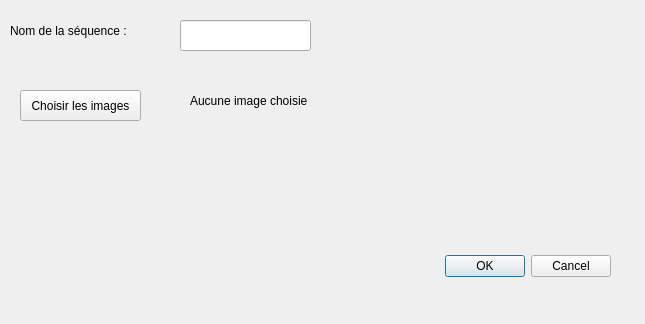
<?xml version="1.0" encoding="UTF-8"?>
<ui version="4.0">
 <class>NewSequence</class>
 <widget class="QDialog" name="NewSequence">
  <property name="geometry">
   <rect>
    <x>0</x>
    <y>0</y>
    <width>645</width>
    <height>324</height>
   </rect>
  </property>
  <property name="windowTitle">
   <string>Dialog</string>
  </property>
  <widget class="QDialogButtonBox" name="buttonBox">
   <property name="geometry">
    <rect>
     <x>270</x>
     <y>250</y>
     <width>341</width>
     <height>32</height>
    </rect>
   </property>
   <property name="orientation">
    <enum>Qt::Horizontal</enum>
   </property>
   <property name="standardButtons">
    <set>QDialogButtonBox::Cancel|QDialogButtonBox::Ok</set>
   </property>
  </widget>
  <widget class="QLabel" name="label">
   <property name="geometry">
    <rect>
     <x>10</x>
     <y>20</y>
     <width>151</width>
     <height>21</height>
    </rect>
   </property>
   <property name="text">
    <string>Nom de la séquence :</string>
   </property>
  </widget>
  <widget class="QPushButton" name="pushButton">
   <property name="geometry">
    <rect>
     <x>20</x>
     <y>90</y>
     <width>121</width>
     <height>31</height>
    </rect>
   </property>
   <property name="text">
    <string>Choisir les images</string>
   </property>
  </widget>
  <widget class="QLabel" name="label_2">
   <property name="geometry">
    <rect>
     <x>190</x>
     <y>90</y>
     <width>161</width>
     <height>21</height>
    </rect>
   </property>
   <property name="text">
    <string>Aucune image choisie</string>
   </property>
  </widget>
  <widget class="QLineEdit" name="lineEdit">
   <property name="geometry">
    <rect>
     <x>180</x>
     <y>20</y>
     <width>131</width>
     <height>31</height>
    </rect>
   </property>
  </widget>
 </widget>
 <resources/>
 <connections>
  <connection>
   <sender>buttonBox</sender>
   <signal>accepted()</signal>
   <receiver>NewSequence</receiver>
   <slot>accept()</slot>
   <hints>
    <hint type="sourcelabel">
     <x>248</x>
     <y>254</y>
    </hint>
    <hint type="destinationlabel">
     <x>157</x>
     <y>274</y>
    </hint>
   </hints>
  </connection>
  <connection>
   <sender>buttonBox</sender>
   <signal>rejected()</signal>
   <receiver>NewSequence</receiver>
   <slot>reject()</slot>
   <hints>
    <hint type="sourcelabel">
     <x>316</x>
     <y>260</y>
    </hint>
    <hint type="destinationlabel">
     <x>286</x>
     <y>274</y>
    </hint>
   </hints>
  </connection>
 </connections>
</ui>
